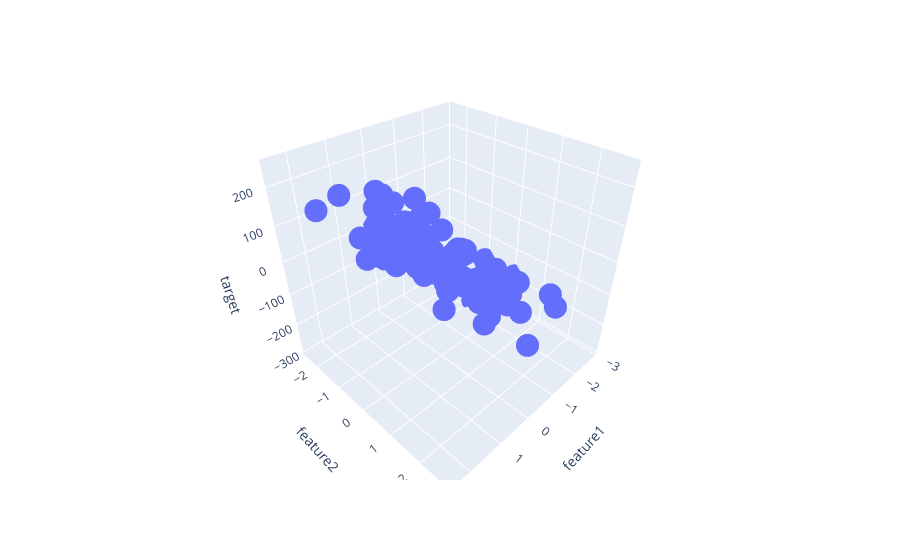

Here is the notebook cell this chart was saved with:
### Code cell
px.scatter_3d(df,x='feature1',y='feature2',z='target')
# plt.plot(x,lr.predict(x),color='red')
